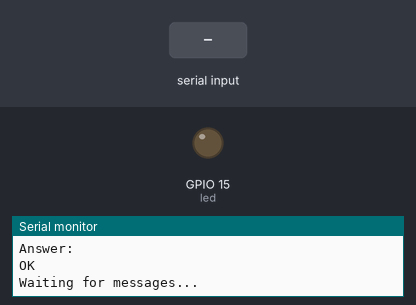
Simulated run of this sketch. Board: ESP32-C6. Parts: output pins drawn as LEDs (lit = HIGH), the last lines printed to the serial monitor. The inputs (shaded band) are chosen by the test bench. The modem accepts every AT command (registered, SIM ready, sends succeed) and sends nothing else.

Above: at 2.5 s.
2.6 s: "on\n" received over the second serial link
At 2.9 s:
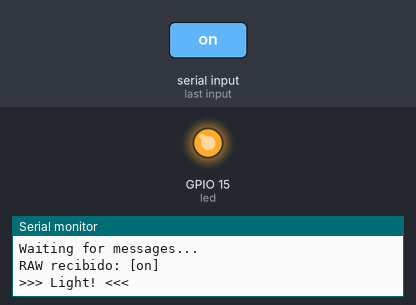
5.6 s: "off\n" received over the second serial link
At 6.2 s:
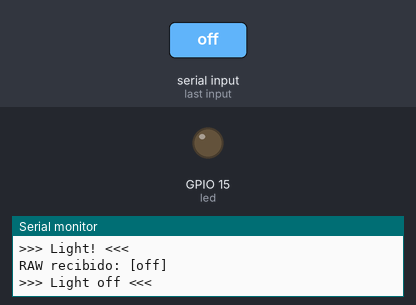
Timing chart, 0 to 8.6 s (numbered marks = the images above; inputs shaded):
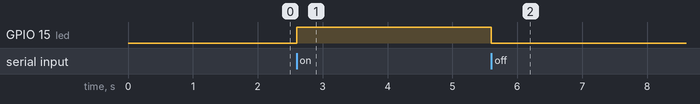

Measured:
- after the input at 2.6 s, GPIO 15 (led): LOW → HIGH at once
- after the input at 5.6 s, GPIO 15 (led): HIGH → LOW at once

The sketch:

receiver.ino
```cpp
// (licence header left out)
#include <HardwareSerial.h>

HardwareSerial LoRaSerial(2); // UART2
int led = 15;

void sendATCommand(String cmd) {
  Serial.print("Enviando: ");
  Serial.println(cmd);

  // Clear buffer
  while (LoRaSerial.available()) {
    LoRaSerial.read();
  }

  LoRaSerial.print(cmd + "\r\n");

  // Wait answer
  unsigned long startTime = millis();
  String response = "";
  bool gotResponse = false;

  while (millis() - startTime < 1500) { // Timeout
    if (LoRaSerial.available()) {
      char c = LoRaSerial.read();
      response += c;
      gotResponse = true;

      // Wait a little longer just in case
      if (c == '\n') {
        delay(50);
      }
    }

    // No more data
    if (gotResponse && !LoRaSerial.available()) {
      delay(50); // Dar tiempo extra
      if (!LoRaSerial.available()) break;
    }
  }

  if (response.length() > 0) {
    Serial.print("Answer: ");
    Serial.println(response);
  } else {
    Serial.println("*** NO ANSWER ***");
  }
}

void setup() {
  Serial.begin(115200);
  LoRaSerial.begin(57600, SERIAL_8N1, 4, 5); // RX=4, TX=5 (Firebeetle 2)
  pinMode(led, OUTPUT);
  digitalWrite(led, LOW);

  delay(1000);
  Serial.println("LORA receiver with RYLR999 module");
  Serial.println("Roni Bandini, November 2025 ");
  Serial.println("");

  // Configuración del módulo con verificación
  Serial.println("\nConfiguring LoRa module...");
  sendATCommand("AT+ADDRESS=7");
  sendATCommand("AT+NETWORKID=18");

  Serial.println("Waiting for messages...");
}

void loop() {
  // data available?
  if (LoRaSerial.available()) {
    String msg = LoRaSerial.readStringUntil('\n');
    msg.trim();

    if (msg.length() == 0) return;

    Serial.print("RAW recibido: [");
    Serial.print(msg);
    Serial.println("]");

    String data = msg;

    if (msg.startsWith("+RCV=")) {
      int dataStart = msg.indexOf(',') + 1;
      dataStart = msg.indexOf(',', dataStart) + 1;
      int dataEnd = msg.indexOf(',', dataStart);

      if (dataEnd > 0) {
        data = msg.substring(dataStart, dataEnd);
      }
      Serial.print("Datos extraídos: ");
      Serial.println(data);
    }

    // If the messsage is on, turn the LED on
    if (data.indexOf("on") >= 0) {
      digitalWrite(led, HIGH);
      Serial.println(">>> Light! <<<");
    } else if (data.indexOf("off") >= 0) {
      digitalWrite(led, LOW);
      Serial.println(">>> Light off <<<");
    }
  }

  delay(10);
}
```
